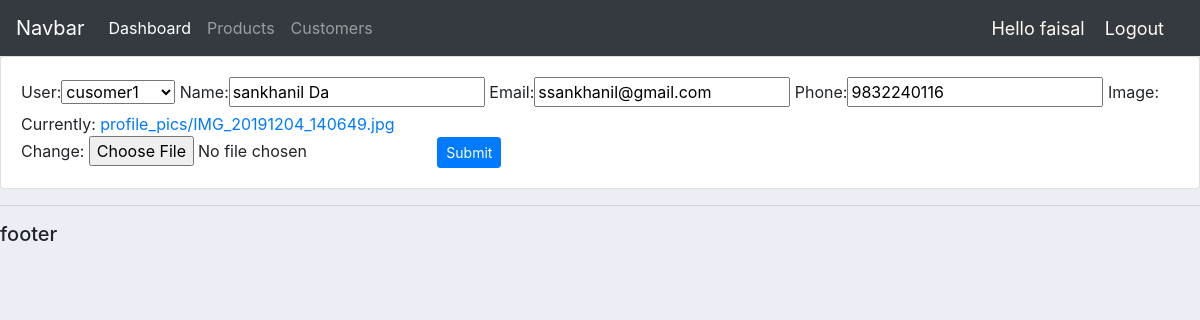
The page /update_customer/1/ (signed in) on the database its author committed.
### accounts/models.py (models this page shows, shortened)
class Customer(models.Model):
    user=models.OneToOneField(User,null=True,on_delete=models.CASCADE)
    name=models.CharField(max_length=200,null=True)
    email=models.EmailField(max_length=50,null=True)
    phone=models.CharField(max_length=20,null=True)
    image=models.ImageField(default='default.png',upload_to='profile_pics')
    date_created=models.DateField(auto_now_add=True,null=True)

### accounts/decorators.py (the view)
        def wrapper(request,*args,**kwargs):
            if request.user.groups.exists():
                for group in request.user.groups.all():
                    if group.name in allowed_groups:
                        return view_fun(request,*args,**kwargs)
            return HttpResponse('You are not authorized to view user')

### accounts/form.py
class CustomerForm(ModelForm):
    class Meta:
        model=Customer
        fields='__all__'

### accounts/views.py (called while the page is built)
@login_required(login_url='login')
@checkPermission(allowed_groups=set(['admin']))
def update_customer(request,pk_val):
    customer=Customer.objects.get(id=pk_val)
    if request.method=='POST':
        form=CustomerForm(request.POST,instance=customer)
        if form.is_valid():
            form.save()
        return redirect('/')
    form=CustomerForm(instance=customer)
    context={'form':form}
    return render(request,'accounts/customer_form.html',context)

### accounts/templates/accounts/customer_form.html (shortened to what this page needs)
{% extends 'accounts/main.html' %}
{% load static %}
{% block content %}
<div class="row">
	<div class="col-md">
        <div class="card card-body">
            <form action="" method="POST">
                {{form }}
                <input class="btn btn-sm btn-primary" type="submit" name="submit">
            </form>
        </div>
    </div>
</div>
{% endblock %}

### accounts/templates/accounts/navbar.html (shortened to what this page needs)
{% load static %}
<nav class="navbar navbar-expand-lg navbar-dark bg-dark">
    <a class="navbar-brand" href="#">Navbar</a>
    <div class="collapse navbar-collapse" id="navbarNav">
      <ul class="navbar-nav">
        <li class="nav-item active">
          <a class="nav-link" href="{% url 'home' %}">Dashboard </a>
        </li>
        {% if request.user.is_staff %}
          <li class="nav-item">
            <a class="nav-link" href="{% url 'products' %}">Products</a>
          </li>
          <li class="nav-item">
            <a class="nav-link" href="">Customers</a>
          </li>
        {% endif %}
      </ul>
    </div>
    <span class='hello-msg'>Hello  {{request.user}}</span>
    <span><a class='hello-msg' href="{% url 'logout' %}">Logout</a></span>
  </nav>

### accounts/static/css/main.css (style rules this page uses)
body { background-color: #ebeff5; }

### accounts/templates/accounts/navbar.html (style rules this page uses)
.hello-msg { font-size: 18px; color:floralwhite; margin-right: 20px; }

### rows shown on the page
Customer: user "cusomer1", name "sankhanil Da", email "ssankhanil@gmail.com", phone "9832240116"

### other values the page prints
{{ request.user }} "faisal"
